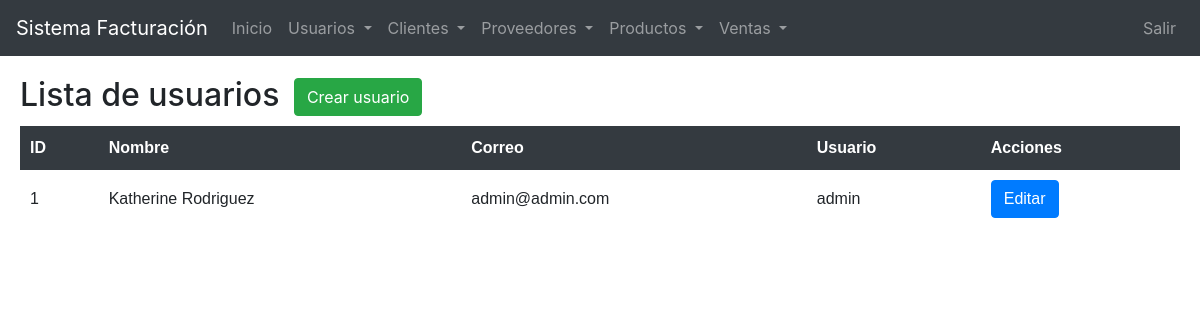
/ProyectoFinal/SistemaVentas/sistema/lista_usuario.php, run on the app's committed database.
### tables this page shows
CREATE TABLE `usuario` (
  `idusuario` int(11) NOT NULL,
  `nombre` varchar(50) NOT NULL,
  `correo` varchar(100) NOT NULL,
  `usuario` varchar(15) NOT NULL,
  `contraseña` varchar(100) NOT NULL,
  `estatus` int(11) NOT NULL DEFAULT 1
);

### ProyectoFinal/SistemaVentas/sistema/lista_usuario.php (the view, shortened to what this page needs)
<?php
	include "../conexion.php";
 ?>
<!DOCTYPE html>
<html lang="en">
<head>
	<?php include "includes/scripts.php"; ?>
</head>
<body>
	<?php include "includes/header.php"; ?>
	<section id="container">
		<h1>Lista de usuarios</h1>
		<a class="btn btn-success crear" href="registro_usuario.php">Crear usuario</a>
		<table>
			<tr>
				<th>ID</th>
				<th>Nombre</th>
				<th>Correo</th>
				<th>Usuario</th>
				<th>Acciones</th>
			</tr>
		<?php
			$query = mysqli_query($laconexion,"SELECT idusuario,nombre,correo,usuario FROM usuario WHERE estatus = 1 ORDER BY idusuario ASC ");
			$result = mysqli_num_rows($query);
			if($result > 0){
				while ($data = mysqli_fetch_array($query)) {
			?>
				<tr>
					<td><?php echo $data["idusuario"]; ?></td>
					<td><?php echo $data["nombre"]; ?></td>
					<td><?php echo $data["correo"]; ?></td>
					<td><?php echo $data["usuario"]; ?></td>
					<td>
						<a class="link_edit btn btn-primary" href="editar_usuario.php?id=<?php echo $data["idusuario"]; ?>">Editar</a>
					</td>
				</tr>
		<?php
				}
			}
		 ?>
		</table>
	</section>
</body>
</html>

### ProyectoFinal/SistemaVentas/sistema/css/style.css (style rules this page uses)
#container { margin:20px; }
#container h1 { font-size: 32px; display: inline-block; }
.crear { margin-bottom: 10px; margin-left: 10px; }
table { border-collapse: collapse; font-size: 12pt; font-family: 'arial'; width: 100%; }
table th { text-align: left; padding: 10px; background: #343a40; color: #FFF; }
table td { padding: 10px; }

### data on the page
usuario: idusuario "1", nombre "Katherine Rodriguez", correo "admin@admin.com", usuario "admin"
